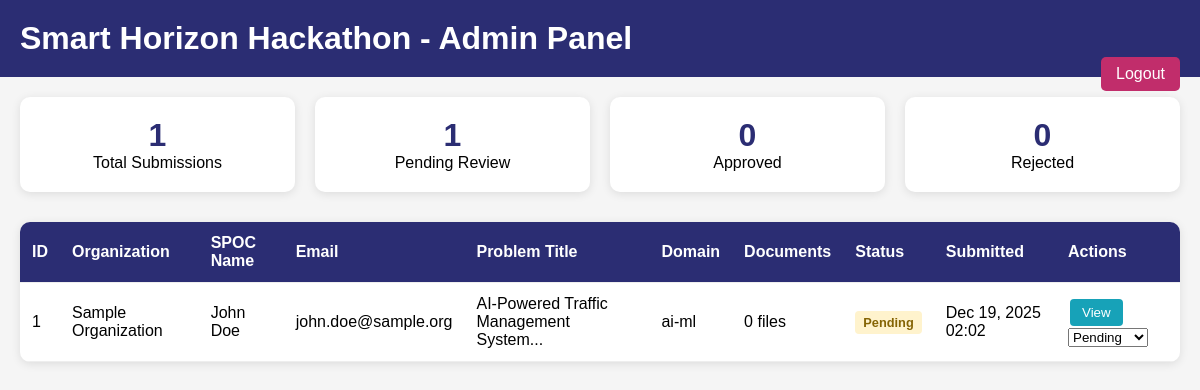
The page /admin/view_submissions.php (signed in) on the database its author committed.
### tables this page shows
CREATE TABLE problem_statements (
    id INT AUTO_INCREMENT PRIMARY KEY,
    org_name VARCHAR(255) NOT NULL,
    spoc_name VARCHAR(255) NOT NULL,
    spoc_contact VARCHAR(20) NOT NULL,
    contact_email VARCHAR(255) NOT NULL,
    ps_title VARCHAR(500) NOT NULL,
    ps_description TEXT NOT NULL,
    domain VARCHAR(100),
    dataset_link VARCHAR(500),
    logo_filename VARCHAR(255) NOT NULL,
    logo_original_name VARCHAR(255) NOT NULL,
    logo_file_size INT,
    submission_date TIMESTAMP DEFAULT CURRENT_TIMESTAMP,
    status ENUM('pending', 'approved', 'rejected') DEFAULT 'pending',
    created_at TIMESTAMP DEFAULT CURRENT_TIMESTAMP,
    updated_at TIMESTAMP DEFAULT CURRENT_TIMESTAMP ON UPDATE CURRENT_TIMESTAMP
);

### admin/view_submissions.php (the view, shortened to what this page needs)
        <?php
try {
    $pdo = getDBConnection();
    $stmt = $pdo->prepare("
        SELECT ps.*,
               COUNT(sd.id) as document_count
        FROM problem_statements ps
        LEFT JOIN supporting_documents sd ON ps.id = sd.ps_id
        GROUP BY ps.id
        ORDER BY ps.submission_date DESC
    ");
    $stmt->execute();
    $submissions = $stmt->fetchAll();
} catch (Exception $e) {
    die("Error: " . $e->getMessage());
}
?>
<!DOCTYPE html>
<html lang="en">
<head>
</head>
<body>
    <div class="header">
        <h1>Smart Horizon Hackathon - Admin Panel</h1>
        <a href="?logout=1" class="logout">Logout</a>
    </div>
    <?php
    $totalSubmissions = count($submissions);
    $pendingCount = count(array_filter($submissions, fn($s) => $s['status'] === 'pending'));
    $approvedCount = count(array_filter($submissions, fn($s) => $s['status'] === 'approved'));
    $rejectedCount = count(array_filter($submissions, fn($s) => $s['status'] === 'rejected'));
    ?>
    <div class="stats">
        <div class="stat-card">
            <div class="stat-number"><?= $totalSubmissions ?></div>
            <div>Total Submissions</div>
        </div>
        <div class="stat-card">
            <div class="stat-number"><?= $pendingCount ?></div>
            <div>Pending Review</div>
        </div>
        <div class="stat-card">
            <div class="stat-number"><?= $approvedCount ?></div>
            <div>Approved</div>
        </div>
        <div class="stat-card">
            <div class="stat-number"><?= $rejectedCount ?></div>
            <div>Rejected</div>
        </div>
    </div>
    <div class="submissions-table">
        <table>
            <thead>
                <tr>
                    <th>ID</th>
                    <th>Organization</th>
                    <th>SPOC Name</th>
                    <th>Email</th>
                    <th>Problem Title</th>
                    <th>Domain</th>
                    <th>Documents</th>
                    <th>Status</th>
                    <th>Submitted</th>
                    <th>Actions</th>
                </tr>
            </thead>
            <tbody>
                <?php foreach ($submissions as $submission): ?>
                <tr>
                    <td><?= $submission['id'] ?></td>
                    <td><?= htmlspecialchars($submission['org_name']) ?></td>
                    <td><?= htmlspecialchars($submission['spoc_name']) ?></td>
                    <td><?= htmlspecialchars($submission['contact_email']) ?></td>
                    <td><?= htmlspecialchars(substr($submission['ps_title'], 0, 50)) ?>...</td>
                    <td><?= htmlspecialchars($submission['domain'] ?: 'N/A') ?></td>
                    <td><?= $submission['document_count'] ?> files</td>
                    <td>
                        <span class="status <?= $submission['status'] ?>">
                            <?= ucfirst($submission['status']) ?>
                        </span>
                    </td>
                    <td><?= date('M j, Y H:i', strtotime($submission['submission_date'])) ?></td>
                    <td>
                        <button class="btn btn-info" onclick="viewDetails(<?= $submission['id'] ?>)">View</button>
                        <form method="POST" style="display: inline;">
                            <select name="status" onchange="this.form.submit()">
                                <option value="pending" <?= $submission['status'] === 'pending' ? 'selected' : '' ?>>Pending</option>
                            </select>
                        </form>
                    </td>
                </tr>
                <?php endforeach; ?>
            </tbody>
        </table>
    </div>
</body>
</html>

### admin/view_submissions.php (style rules this page uses)
body { font-family: Arial, sans-serif; margin: 0; padding: 20px; background: #f5f5f5; }
.header { background: #2b2d73; color: white; padding: 20px; margin: -20px -20px 20px -20px; }
.header h1 { margin: 0; }
.logout { float: right; background: #c12d6b; color: white; padding: 8px 15px; text-decoration: none; border-radius: 5px; }
.stats { display: grid; grid-template-columns: repeat(auto-fit, minmax(200px, 1fr)); gap: 20px; margin-bottom: 30px; }
.stat-card { background: white; padding: 20px; border-radius: 10px; box-shadow: 0 2px 10px rgba(0,0,0,0.1); text-align: center; }
.stat-number { font-size: 2em; font-weight: bold; color: #2b2d73; }
.submissions-table { background: white; border-radius: 10px; overflow: hidden; box-shadow: 0 2px 10px rgba(0,0,0,0.1); }
table { width: 100%; border-collapse: collapse; }
th, td { padding: 12px; text-align: left; border-bottom: 1px solid #eee; }
th { background: #2b2d73; color: white; }
.status { padding: 4px 8px; border-radius: 4px; font-size: 0.8em; font-weight: bold; }
.status.pending { background: #fff3cd; color: #856404; }
.btn { padding: 6px 12px; border: none; border-radius: 4px; cursor: pointer; text-decoration: none; display: inline-block; margin: 2px; }
.btn-info { background: #17a2b8; color: white; }

### rows shown on the page
problem_statements: status "1", status "0", id "1", org_name "Sample Organization", spoc_name "John Doe", contact_email "john.doe@sample.org", ps_title "AI-Powered Traffic Management System", domain "ai-ml", document_count "0", status "Pending", submission_date "Dec 19, 2025 02:02"

### other values the page prints
$totalSubmissions "1"
